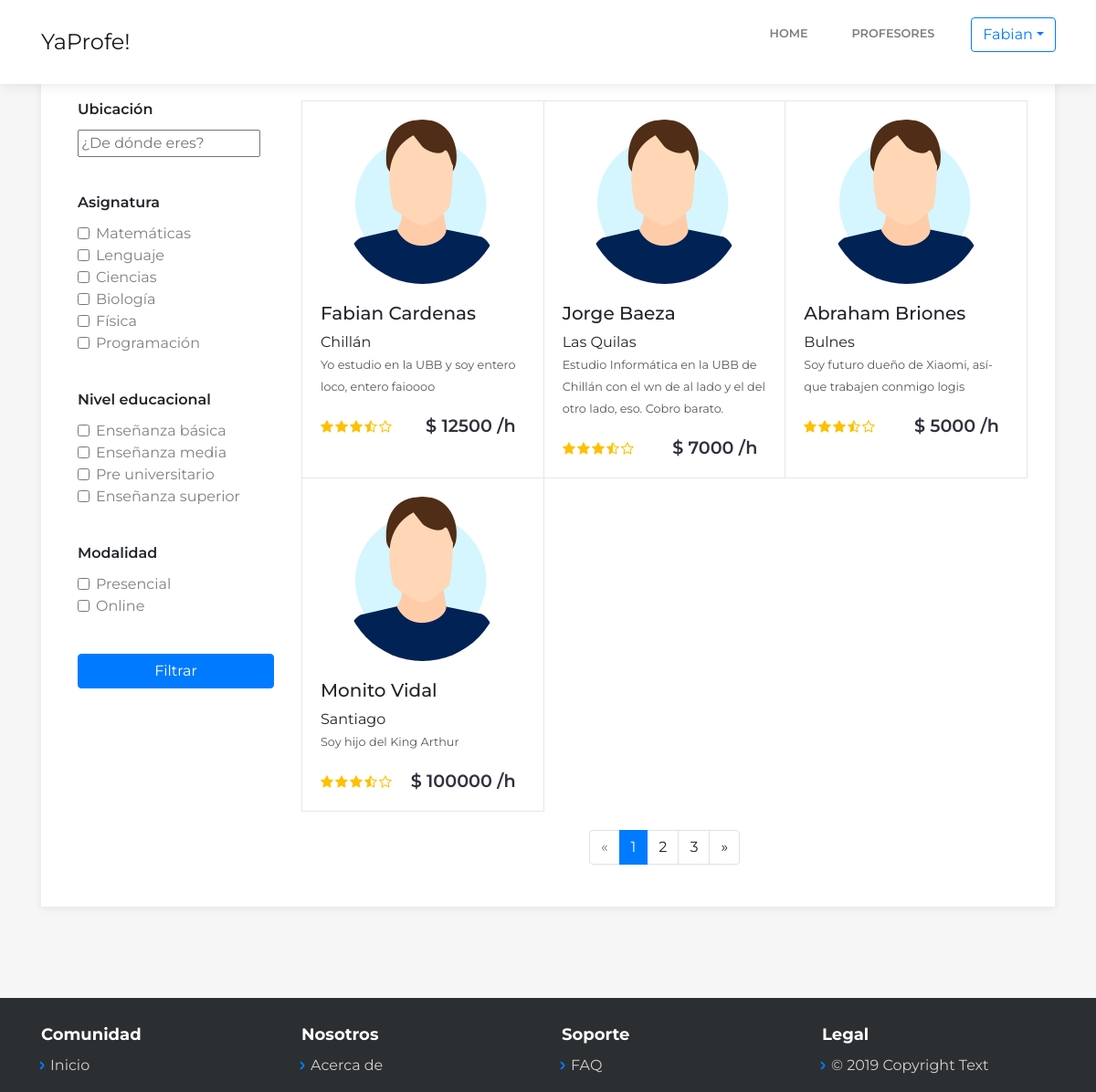
The app's page /profesores.php (signed in) with its own data.
### tables this page shows
CREATE TABLE `users` (
  `id` int(11) NOT NULL,
  `name` varchar(60) NOT NULL,
  `lastname` varchar(120) NOT NULL,
  `email` varchar(250) NOT NULL,
  `password` varchar(250) NOT NULL,
  `ciudad` varchar(60) DEFAULT NULL,
  `telefono` varchar(30) DEFAULT NULL,
  `descripcion` varchar(500) DEFAULT NULL,
  `precio` int(20) DEFAULT NULL,
  `id_modalidad` int(11) DEFAULT NULL,
  `id_niveleducacional` int(11) DEFAULT NULL,
  `id_asignatura` int(11) DEFAULT NULL,
  `foto_perfil` varchar(250) DEFAULT NULL
);

### profesores.php (the view, shortened to what this page needs)
<?php
include 'conexion.php';
$conexion = mysqli_connect($dbhost, $dbuser, $dbpass, $dbname);
?>
<!DOCTYPE html>
<html>
<head>
    <link rel="stylesheet" href="assets/bootstrap/css/bootstrap.min.css">
    <link rel="stylesheet" href="assets/fonts/simple-line-icons.min.css">
    <link rel="stylesheet" href="https://cdnjs.cloudflare.com/ajax/libs/baguettebox.js/1.10.0/baguetteBox.min.css">
    <link rel="stylesheet" href="assets/css/smoothproducts.css">
</head>
<body>
    <nav class="navbar navbar-light navbar-expand-lg fixed-top bg-white clean-navbar">
        <?php if(isset($_SESSION['loggedin'])): ?>
        <div class="container"><a class="navbar-brand logo" href="index.php">YaProfe!</a>
            <div class="collapse navbar-collapse"
                id="navcol-1">
                <ul class="nav navbar-nav ml-auto">
                    <li class="nav-item" role="presentation"><a class="nav-link" href="index.php">Home</a></li>
                    <li class="nav-item" role="presentation"><a class="nav-link" href="profesores.php">Profesores</a></li>
                    <li>
                    <div class="input-group mb-3">
                        <div class="input-group-prepend">
                            <button class="btn btn-outline-primary dropdown-toggle" type="button" data-toggle="dropdown" aria-haspopup="true" aria-expanded="false"><?php echo $_SESSION['name']; ?></button>
                        </div></li>
                    </div>
            </div>
        <?php endif; ?>
    </nav>
    <main class="page catalog-page">
        <section class="clean-block clean-catalog dark">
            <div class="container">
                <div class="content">
                    <div class="row">
                        <div class="col-md-3">
                            <div class="d-none d-md-block">
                                <div class="filters">
                                	<div class="filter-item">
                                        <h3>Ubicación</h3>
                                        <div class="home-search-form-inner HomeV2_adress" style="">
										<input name="search_city" class="HomeV2_input Search_box_input HomeV2_inputAddress HomeV2_GoogleAutocomplete" id="search_city" data-country-code="CL" type="text" placeholder="¿De dónde eres?" autocomplete="off"><span class="locate" title="Usa tu ubicación"><span></span></span>
										<input type="hidden" name="src" value="home"><div class="home-search-results autocomplete-results"></div></div>
                                    </div>
                                    <div class="filter-item">
                                        <h3>Asignatura</h3>
                                        <div class="form-check"><input class="form-check-input" type="checkbox" id="formCheck-1"><label class="form-check-label" for="formCheck-1">Matemáticas</label></div>
                                        <div class="form-check"><input class="form-check-input" type="checkbox" id="formCheck-2"><label class="form-check-label" for="formCheck-2">Lenguaje</label></div>
                                        <div class="form-check"><input class="form-check-input" type="checkbox" id="formCheck-4"><label class="form-check-label" for="formCheck-4">Ciencias</label></div>
                                        <div class="form-check"><input class="form-check-input" type="checkbox" id="formCheck-4"><label class="form-check-label" for="formCheck-4">Biología</label></div>
                                        <div class="form-check"><input class="form-check-input" type="checkbox" id="formCheck-4"><label class="form-check-label" for="formCheck-4">Física</label></div>
                                        <div class="form-check"><input class="form-check-input" type="checkbox" id="formCheck-4"><label class="form-check-label" for="formCheck-4">Programación</label></div>
                                    </div>
                                    <div class="filter-item">
                                        <h3>Nivel educacional</h3>
                                        <div class="form-check"><input class="form-check-input" type="checkbox" id="formCheck-8"><label class="form-check-label" for="formCheck-8">Enseñanza básica</label></div>
                                        <div class="form-check"><input class="form-check-input" type="checkbox" id="formCheck-9"><label class="form-check-label" for="formCheck-9">Enseñanza media</label></div>
                                        <div class="form-check"><input class="form-check-input" type="checkbox" id="formCheck-9"><label class="form-check-label" for="formCheck-9">Pre universitario</label></div>
                                        <div class="form-check"><input class="form-check-input" type="checkbox" id="formCheck-9"><label class="form-check-label" for="formCheck-9">Enseñanza superior</label></div>
                                    </div>
                                    <div class="filter-item">
                                        <h3>Modalidad</h3>
                                        <div class="form-check"><input class="form-check-input" type="checkbox" id="formCheck-8"><label class="form-check-label" for="formCheck-8">Presencial</label></div>
                                        <div class="form-check"><input class="form-check-input" type="checkbox" id="formCheck-8"><label class="form-check-label" for="formCheck-8">Online</label></div>
                                    </div>
                                    <button type="button" class="btn btn-primary">Filtrar</button>
                                </div>
                            </div>
                        </div>
                        <div class="col-md-9">
                            <div class="products">
                                <div class="row no-gutters">
                                    <?php
                                        $query = "SELECT * FROM users";
                                        $resultado = $conexion->query($query);
                                        while ($row=$resultado->fetch_assoc()) {
                                    ?>
                                    <div class="col-12 col-md-6 col-lg-4">
                                        <div class="clean-product-item">
                                            <div class="image"><a href="profe.php"><img class="img-fluid d-block mx-auto" src="assets/img/tech/my-perfil.png"></a></div>
                                            <h5><?php echo $row['name'];?> <?php echo $row['lastname'];?></h5>
                                            <h9><?php echo $row['ciudad'];?></h9>
                                            <div class="product-name"><a href="#"><?php echo $row['descripcion'];?></a></div>
                                            <div class="about">
                                                <div class="rating"><img src="assets/img/star.svg"><img src="assets/img/star.svg"><img src="assets/img/star.svg"><img src="assets/img/star-half-empty.svg"><img src="assets/img/star-empty.svg"></div>
                                                <div class="price">
                                                    <h3>$ <?php echo $row['precio'];?> /h</h3>
                                                </div>
                                            </div>
                                        </div>
                                    </div>
                                    <?php
                                        }
                                    ?>
                                </div>
                                <nav>
                                    <ul class="pagination">
                                        <li class="page-item disabled"><a class="page-link" aria-label="Previous"><span aria-hidden="true">«</span></a></li>
                                        <li class="page-item active"><a class="page-link">1</a></li>
                                        <li class="page-item"><a class="page-link">2</a></li>
                                        <li class="page-item"><a class="page-link">3</a></li>
                                        <li class="page-item"><a class="page-link" aria-label="Next"><span aria-hidden="true">»</span></a></li>
                                    </ul>
                                </nav>
                            </div>
                        </div>
                    </div>
                </div>
            </div>
        </section>
    </main>
    <footer class="page-footer dark">
        <div class="container">
            <div class="row">
                <div class="col-sm-3">
                    <h5>Comunidad</h5>
                    <ul>
                        <li><a href="#">Inicio</a></li>
                    </ul>
                </div>
                <div class="col-sm-3">
                    <h5>Nosotros</h5>
                    <ul>
                        <li><a href="#">Acerca de</a></li>
                    </ul>
                </div>
                <div class="col-sm-3">
                    <h5>Soporte</h5>
                    <ul>
                        <li><a href="#">FAQ</a></li>
                    </ul>
                </div>
                <div class="col-sm-3">
                    <h5>Legal</h5>
                    <ul>
                        <li><a href="#">© 2019 Copyright Text</a></li>
                    </ul>
                </div>
            </div>
        </div>
    </footer>
</body>
</html>

### assets/css/smoothproducts.css (style rules this page uses)
html, body { height: 100%; width: 100%; }

### records on screen
users: name "Fabian", lastname "Cardenas", ciudad "Chillán", descripcion "Yo estudio en la UBB y soy entero loco, entero faioooo", precio "12500"
users: name "Jorge", lastname "Baeza", ciudad "Las Quilas", descripcion "Estudio Informática en la UBB de Chillán con el wn de al lado y el del otro lado, eso. Cobro barato.", precio "7000"
users: name "Abraham", lastname "Briones", ciudad "Bulnes", descripcion "Soy futuro dueño de Xiaomi, así­ que trabajen conmigo logis", precio "5000"
users: name "Monito", lastname "Vidal", ciudad "Santiago", descripcion "Soy hijo del King Arthur", precio "100000"

### other values on screen
$_SESSION['name'] "Fabian"
